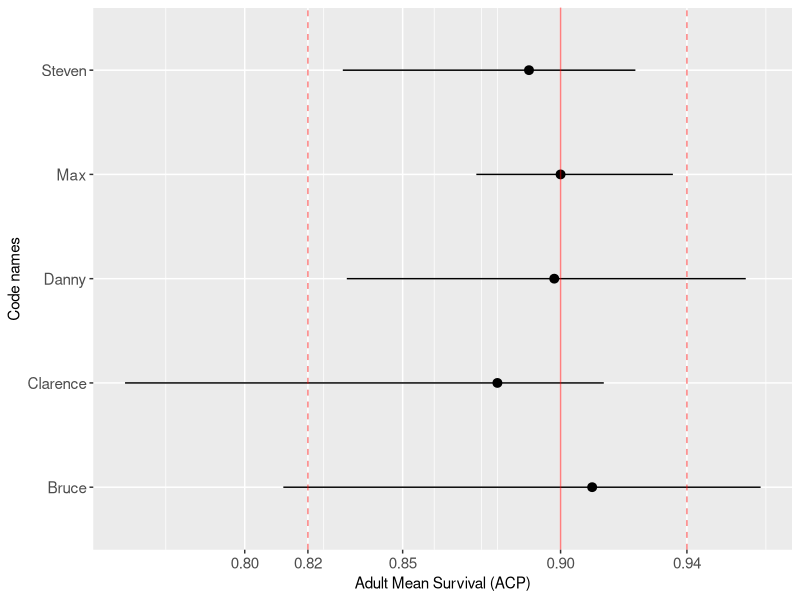
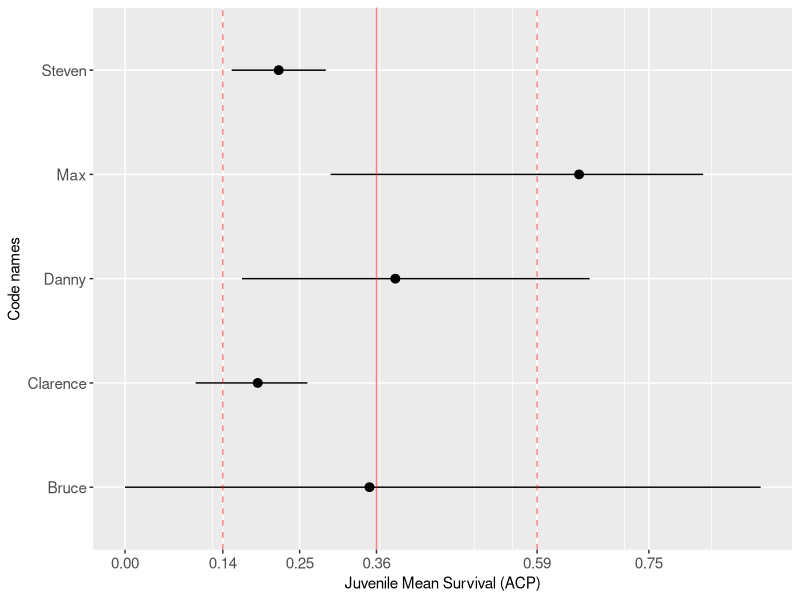
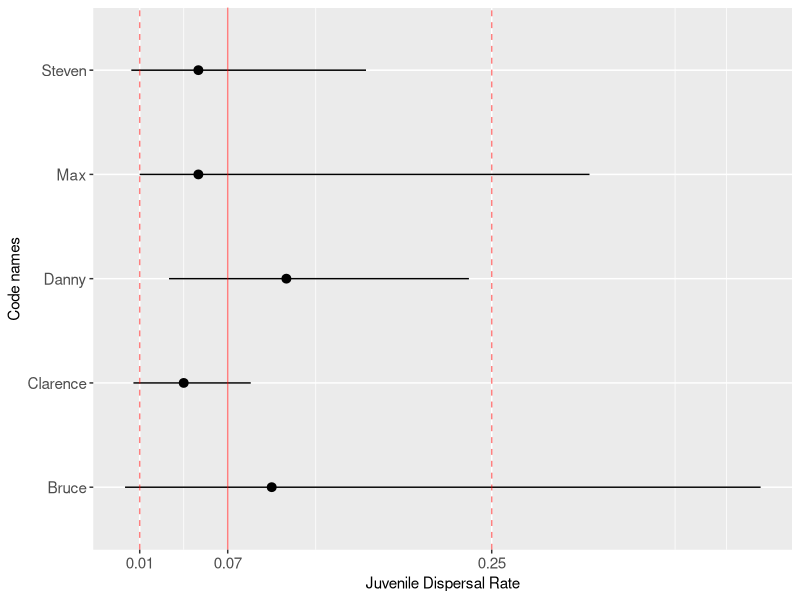
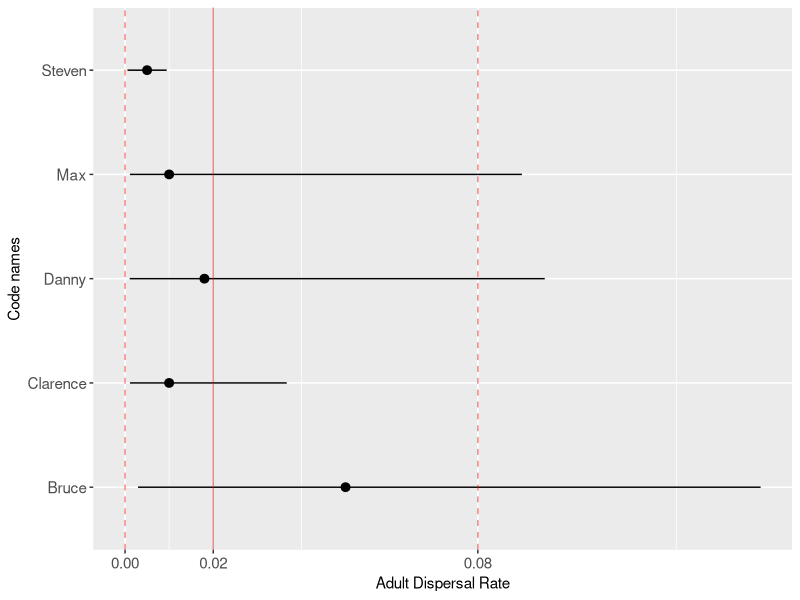
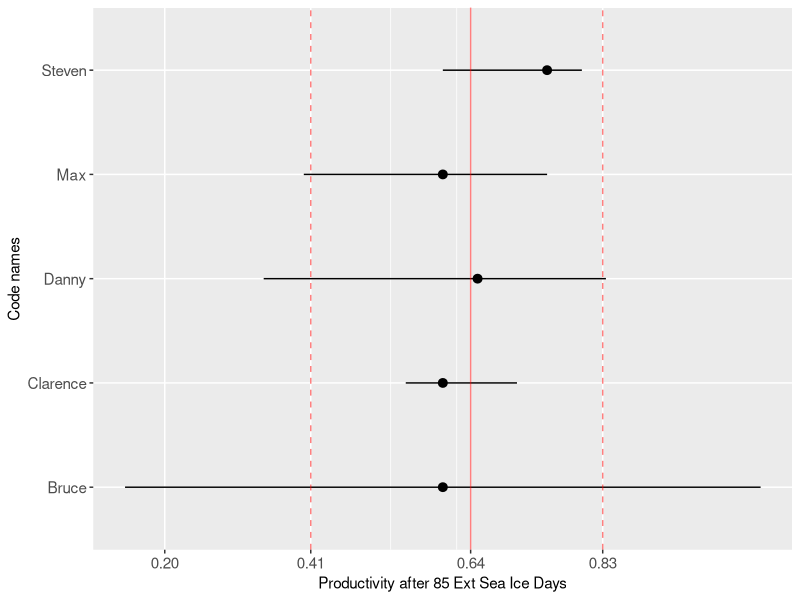
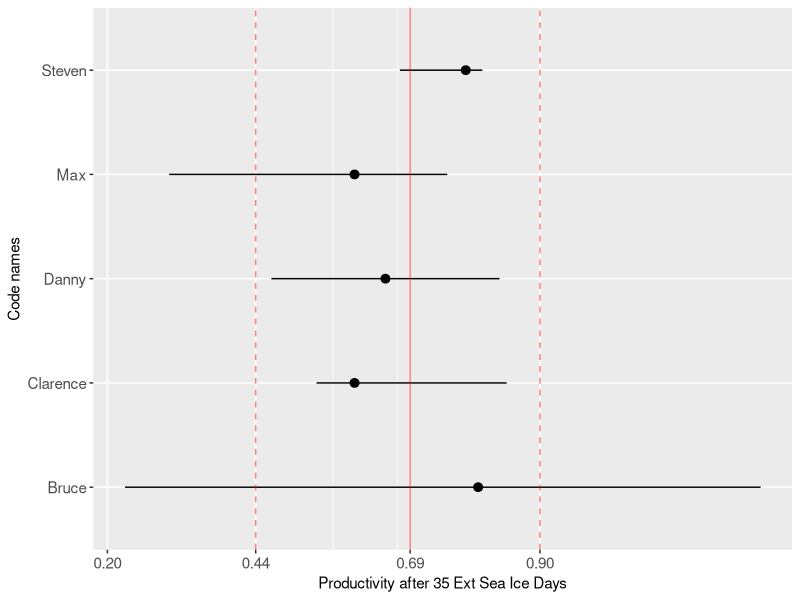
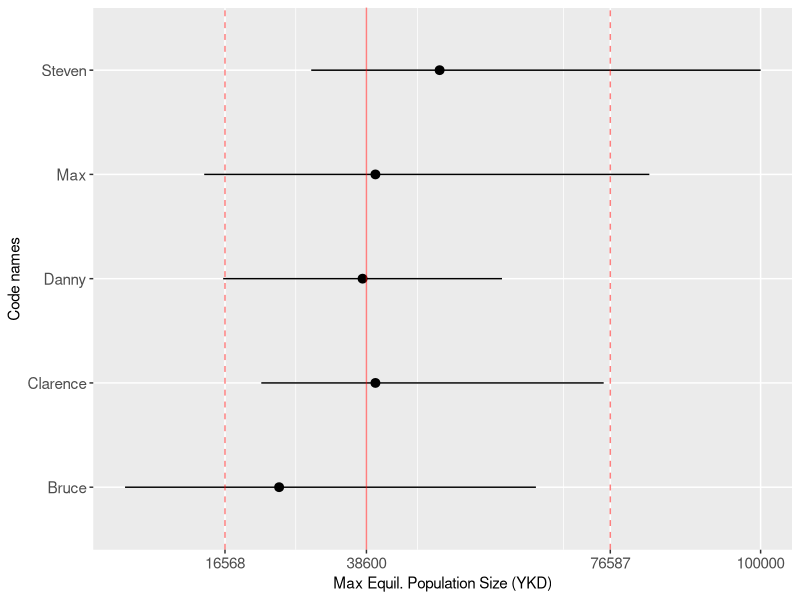
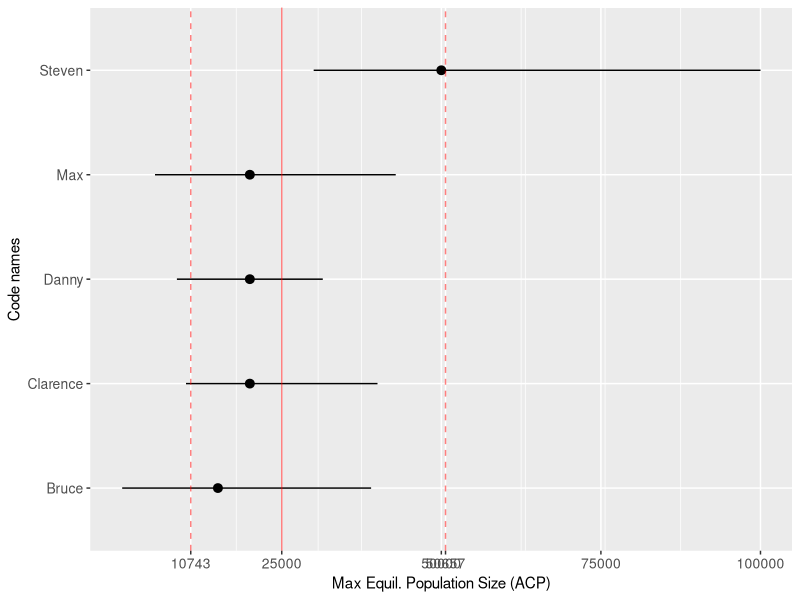

The R script that drew these images, in order:
library(ggplot2)

ee.dat <- read.csv("input_data/EERound2.csv", header = T)
head(ee.dat)
ee.dat$Question <- as.factor(ee.dat$Question)

# create standardized 80% bounds using equations in Hemmings et al. (2018)
s.CI <- 0.8
ee.dat$Low80 <- ee.dat$Best - ((ee.dat$Best - ee.dat$Lowest)*(s.CI/ee.dat$Range))
ee.dat$Hi80 <- ee.dat$Best + ((ee.dat$Highest - ee.dat$Best)*(s.CI/ee.dat$Range))
# truncating where necessary
ee.dat$Low80 <- ifelse(ee.dat$Low80 < ee.dat$LowerBound, ee.dat$LowerBound, ee.dat$Low80)
ee.dat$Hi80 <- ifelse(ee.dat$Hi80 > ee.dat$UpperBound, ee.dat$UpperBound, ee.dat$Hi80)

#calculate logical to indicate out of range
ee.dat$out <- ifelse(ee.dat$Round2==1,0,1)

# Q1
ee.Q1 <- ee.dat[ee.dat$Question == 1 & ee.dat$out == 0,]
Q1.Best <- round(mean(ee.Q1$Best, na.rm = T), 2)
Q1.Low <- round(mean(ee.Q1$Low80, na.rm = T), 2)
Q1.Hi <- round(mean(ee.Q1$Hi80, na.rm = T), 2)
ggplot(ee.Q1, aes(x = CodeName, y = Best)) + 
  geom_pointrange(aes(ymin = Low80, ymax = Hi80)) +
  geom_hline(yintercept = Q1.Best, col = "red", alpha = 0.5) + 
  geom_hline(yintercept = Q1.Low, col = "red", linetype = "dashed", alpha = 0.5) +
  geom_hline(yintercept = Q1.Hi, col = "red", linetype = "dashed", alpha = 0.5) +
  scale_y_continuous(breaks = c(0.8, 0.85, Q1.Best, Q1.Low, Q1.Hi)) +
  labs(x = "Code names") + 
  labs(y = "Adult Mean Survival (ACP)") +
  theme(axis.text = element_text(size = 11),
        axis.title = element_text(size = 11)) +
  coord_flip()

# Q2
ee.Q2 <- ee.dat[ee.dat$Question == 2 & ee.dat$out == 0,]
Q2.Best <- round(mean(ee.Q2$Best, na.rm = T), 2)
Q2.Low <- round(mean(ee.Q2$Low80, na.rm = T), 2)
Q2.Hi <- round(mean(ee.Q2$Hi80, na.rm = T), 2)
ggplot(ee.Q2, aes(x = CodeName, y = Best)) + 
  geom_pointrange(aes(ymin = Low80, ymax = Hi80)) +
  geom_hline(yintercept = Q2.Best, col = "red", alpha = 0.5) + 
  geom_hline(yintercept = Q2.Low, col = "red", linetype = "dashed", alpha = 0.5) +
  geom_hline(yintercept = Q2.Hi, col = "red", linetype = "dashed", alpha = 0.5) +
  scale_y_continuous(breaks = c(0, 0.25, 0.75, Q2.Best, Q2.Low, Q2.Hi)) +
  labs(x = "Code names") + 
  labs(y = "Juvenile Mean Survival (ACP)") +
  theme(axis.text = element_text(size = 11),
        axis.title = element_text(size = 11)) +
  coord_flip()

# Q3
ee.Q3 <- ee.dat[ee.dat$Question == 3 & ee.dat$out == 0,]
Q3.Best <- round(mean(ee.Q3$Best, na.rm = T), 2)
Q3.Low <- round(mean(ee.Q3$Low80, na.rm = T), 2)
Q3.Hi <- round(mean(ee.Q3$Hi80, na.rm = T), 2)
ggplot(ee.Q3, aes(x = CodeName, y = Best)) + 
  geom_pointrange(aes(ymin = Low80, ymax = Hi80)) +
  geom_hline(yintercept = Q3.Best, col = "red", alpha = 0.5) + 
  geom_hline(yintercept = Q3.Low, col = "red", linetype = "dashed", alpha = 0.5) +
  geom_hline(yintercept = Q3.Hi, col = "red", linetype = "dashed", alpha = 0.5) +
  scale_y_continuous(breaks = c(0.50, 0.75, Q3.Best, Q3.Low, Q3.Hi)) +
  labs(x = "Code names") + 
  labs(y = "Juvenile Dispersal Rate") +
  theme(axis.text = element_text(size = 11),
        axis.title = element_text(size = 11)) +
  coord_flip()


# Q4
ee.Q4 <- ee.dat[ee.dat$Question == 4  & ee.dat$out == 0,]
Q4.Best <- round(mean(ee.Q4$Best, na.rm = T), 2)
Q4.Low <- round(mean(ee.Q4$Low80, na.rm = T), 2)
Q4.Hi <- round(mean(ee.Q4$Hi80, na.rm = T), 2)
ggplot(ee.Q4, aes(x = CodeName, y = Best)) + 
  geom_pointrange(aes(ymin = Low80, ymax = Hi80)) +
  geom_hline(yintercept = Q4.Best, col = "red", alpha = 0.5) + 
  geom_hline(yintercept = Q4.Low, col = "red", linetype = "dashed", alpha = 0.5) +
  geom_hline(yintercept = Q4.Hi, col = "red", linetype = "dashed", alpha = 0.5) +
  scale_y_continuous(breaks = c(0.25, 0.50, 0.75, Q4.Best, Q4.Low, Q4.Hi)) +
  labs(x = "Code names") + 
  labs(y = "Adult Dispersal Rate") +
  theme(axis.text = element_text(size = 11),
        axis.title = element_text(size = 11)) +
  coord_flip()


# Q5.1
ee.Q5.1 <- ee.dat[ee.dat$Question == 5.1  & ee.dat$out == 0,]
Q5.1.Best <- round(mean(ee.Q5.1$Best, na.rm = T), 2)
Q5.1.Low <- round(mean(ee.Q5.1$Low80, na.rm = T), 2)
Q5.1.Hi <- round(mean(ee.Q5.1$Hi80, na.rm = T), 2)
ggplot(ee.Q5.1, aes(x = CodeName, y = Best)) + 
  geom_pointrange(aes(ymin = Low80, ymax = Hi80)) +
  geom_hline(yintercept = Q5.1.Best, col = "red", alpha = 0.5) + 
  geom_hline(yintercept = Q5.1.Low, col = "red", linetype = "dashed", alpha = 0.5) +
  geom_hline(yintercept = Q5.1.Hi, col = "red", linetype = "dashed", alpha = 0.5) +
  scale_y_continuous(breaks = c(.2, 2.5, Q5.1.Best, Q5.1.Low, Q5.1.Hi)) +
  labs(x = "Code names") + 
  labs(y = "Productivity after 85 Ext Sea Ice Days") +
  theme(axis.text = element_text(size = 11),
        axis.title = element_text(size = 11)) +
  coord_flip()

# Q5.2
ee.Q5.2 <- ee.dat[ee.dat$Question == 5.2 & ee.dat$out == 0,]
Q5.2.Best <- round(mean(ee.Q5.2$Best, na.rm = T), 2)
Q5.2.Low <- round(mean(ee.Q5.2$Low80, na.rm = T), 2)
Q5.2.Hi <- round(mean(ee.Q5.2$Hi80, na.rm = T), 2)
ggplot(ee.Q5.2, aes(x = CodeName, y = Best)) + 
  geom_pointrange(aes(ymin = Low80, ymax = Hi80)) +
  geom_hline(yintercept = Q5.2.Best, col = "red", alpha = 0.5) + 
  geom_hline(yintercept = Q5.2.Low, col = "red", linetype = "dashed", alpha = 0.5) +
  geom_hline(yintercept = Q5.2.Hi, col = "red", linetype = "dashed", alpha = 0.5) +
  scale_y_continuous(breaks = c(.2, 2.5, Q5.2.Best, Q5.2.Low, Q5.2.Hi)) +
  labs(x = "Code names") + 
  labs(y = "Productivity after 35 Ext Sea Ice Days") +
  theme(axis.text = element_text(size = 11),
        axis.title = element_text(size = 11)) +
  coord_flip()

# Q6
ee.Q6 <- ee.dat[ee.dat$Question == 6  & ee.dat$out == 0,]
Q6.Best <- round(mean(ee.Q6$Best, na.rm = T), 0)
Q6.Low <- round(mean(ee.Q6$Low80, na.rm = T), 0)
Q6.Hi <- round(mean(ee.Q6$Hi80, na.rm = T), 0)
ggplot(ee.Q6, aes(x = CodeName, y = Best)) + 
  geom_pointrange(aes(ymin = Low80, ymax = Hi80)) +
  geom_hline(yintercept = Q6.Best, col = "red", alpha = 0.5) + 
  geom_hline(yintercept = Q6.Low, col = "red", linetype = "dashed", alpha = 0.5) +
  geom_hline(yintercept = Q6.Hi, col = "red", linetype = "dashed", alpha = 0.5) +
  scale_y_continuous(breaks = c(100000, Q6.Best, Q6.Low, Q6.Hi)) +
  labs(x = "Code names") + 
  labs(y = "Max Equil. Population Size (YKD)") +
  theme(axis.text = element_text(size = 11),
        axis.title = element_text(size = 11)) +
  coord_flip()

# Q7
ee.Q7 <- ee.dat[ee.dat$Question == 7  & ee.dat$out == 0,]
Q7.Best <- round(mean(ee.Q7$Best, na.rm = T), 0)
Q7.Low <- round(mean(ee.Q7$Low80, na.rm = T), 0)
Q7.Hi <- round(mean(ee.Q7$Hi80, na.rm = T), 0)
ggplot(ee.Q7, aes(x = CodeName, y = Best)) + 
  geom_pointrange(aes(ymin = Low80, ymax = Hi80)) +
  geom_hline(yintercept = Q7.Best, col = "red", alpha = 0.5) + 
  geom_hline(yintercept = Q7.Low, col = "red", linetype = "dashed", alpha = 0.5) +
  geom_hline(yintercept = Q7.Hi, col = "red", linetype = "dashed", alpha = 0.5) +
  scale_y_continuous(breaks = c(50000, 75000, 100000, Q7.Best, Q7.Low, Q7.Hi)) +
  labs(x = "Code names") + 
  labs(y = "Max Equil. Population Size (ACP)") +
  theme(axis.text = element_text(size = 10),
        axis.title = element_text(size = 11)) +
  coord_flip()

# Q8
ee.Q8 <- ee.dat[ee.dat$Question == 8  & ee.dat$out == 0,]
Q8.Best <- round(median(ee.Q8$Best, na.rm = T), 2)
Q8.Low <- round(median(ee.Q8$Low80, na.rm = T), 2)
Q8.Hi <- round(median(ee.Q8$Hi80, na.rm = T), 2)
ggplot(ee.Q8, aes(x = CodeName, y = Best)) + 
  geom_pointrange(aes(ymin = Low80, ymax = Hi80)) +
  geom_hline(yintercept = Q8.Best, col = "red", alpha = 0.5) + 
  geom_hline(yintercept = Q8.Low, col = "red", linetype = "dashed", alpha = 0.5) +
  geom_hline(yintercept = Q8.Hi, col = "red", linetype = "dashed", alpha = 0.5) +
  scale_y_continuous(breaks = c(0.75, 1, Q8.Best, Q8.Low, Q8.Hi)) +
  labs(x = "Code names") + 
  labs(y = "Breeding Propensity 2YO") +
  theme(axis.text = element_text(size = 11),
        axis.title = element_text(size = 11)) +
  coord_flip()

# Q9
ee.Q9 <- ee.dat[ee.dat$Question == 9 & ee.dat$out == 0,]
Q9.Best <- round(mean(ee.Q9$Best, na.rm = T), 2)
Q9.Low <- round(mean(ee.Q9$Low80, na.rm = T), 2)
Q9.Hi <- round(mean(ee.Q9$Hi80, na.rm = T), 2)
ggplot(ee.Q9, aes(x = CodeName, y = Best)) + 
  geom_pointrange(aes(ymin = Low80, ymax = Hi80)) +
  geom_hline(yintercept = Q9.Best, col = "red", alpha = 0.5) + 
  geom_hline(yintercept = Q9.Low, col = "red", linetype = "dashed", alpha = 0.5) +
  geom_hline(yintercept = Q9.Hi, col = "red", linetype = "dashed", alpha = 0.5) +
  scale_y_continuous(breaks = c(0, 0.5, Q9.Best, Q9.Low, Q9.Hi)) +
  labs(x = "Code names") + 
  labs(y = "Variation in Aerial Detection (YKD)") +
  coord_flip() + 
  theme(legend.position = "none",
        axis.text = element_text(size = 11),
        axis.title = element_text(size = 11))

# Q10
ee.Q10 <- ee.dat[ee.dat$Question == 10  & ee.dat$out == 0,]
Q10.Best <- round(mean(ee.Q10$Best, na.rm = T), 2)
Q10.Low <- round(mean(ee.Q10$Low80, na.rm = T), 2)
Q10.Hi <- round(mean(ee.Q10$Hi80, na.rm = T), 2)
ggplot(ee.Q10, aes(x = CodeName, y = Best)) + 
  geom_pointrange(aes(ymin = Low80, ymax = Hi80)) +
  geom_hline(yintercept = Q10.Best, col = "red", alpha = 0.5) + 
  geom_hline(yintercept = Q10.Low, col = "red", linetype = "dashed", alpha = 0.5) +
  geom_hline(yintercept = Q10.Hi, col = "red", linetype = "dashed", alpha = 0.5) +
  scale_y_continuous(breaks = c(0.25, Q10.Best, Q10.Low, Q10.Hi)) +
  labs(x = "Code names") + 
  labs(y = "Variation in Aerial Detection (ACP)") +
  coord_flip() + 
  theme(legend.position = "none",
        axis.text = element_text(size = 11),
        axis.title = element_text(size = 11))
